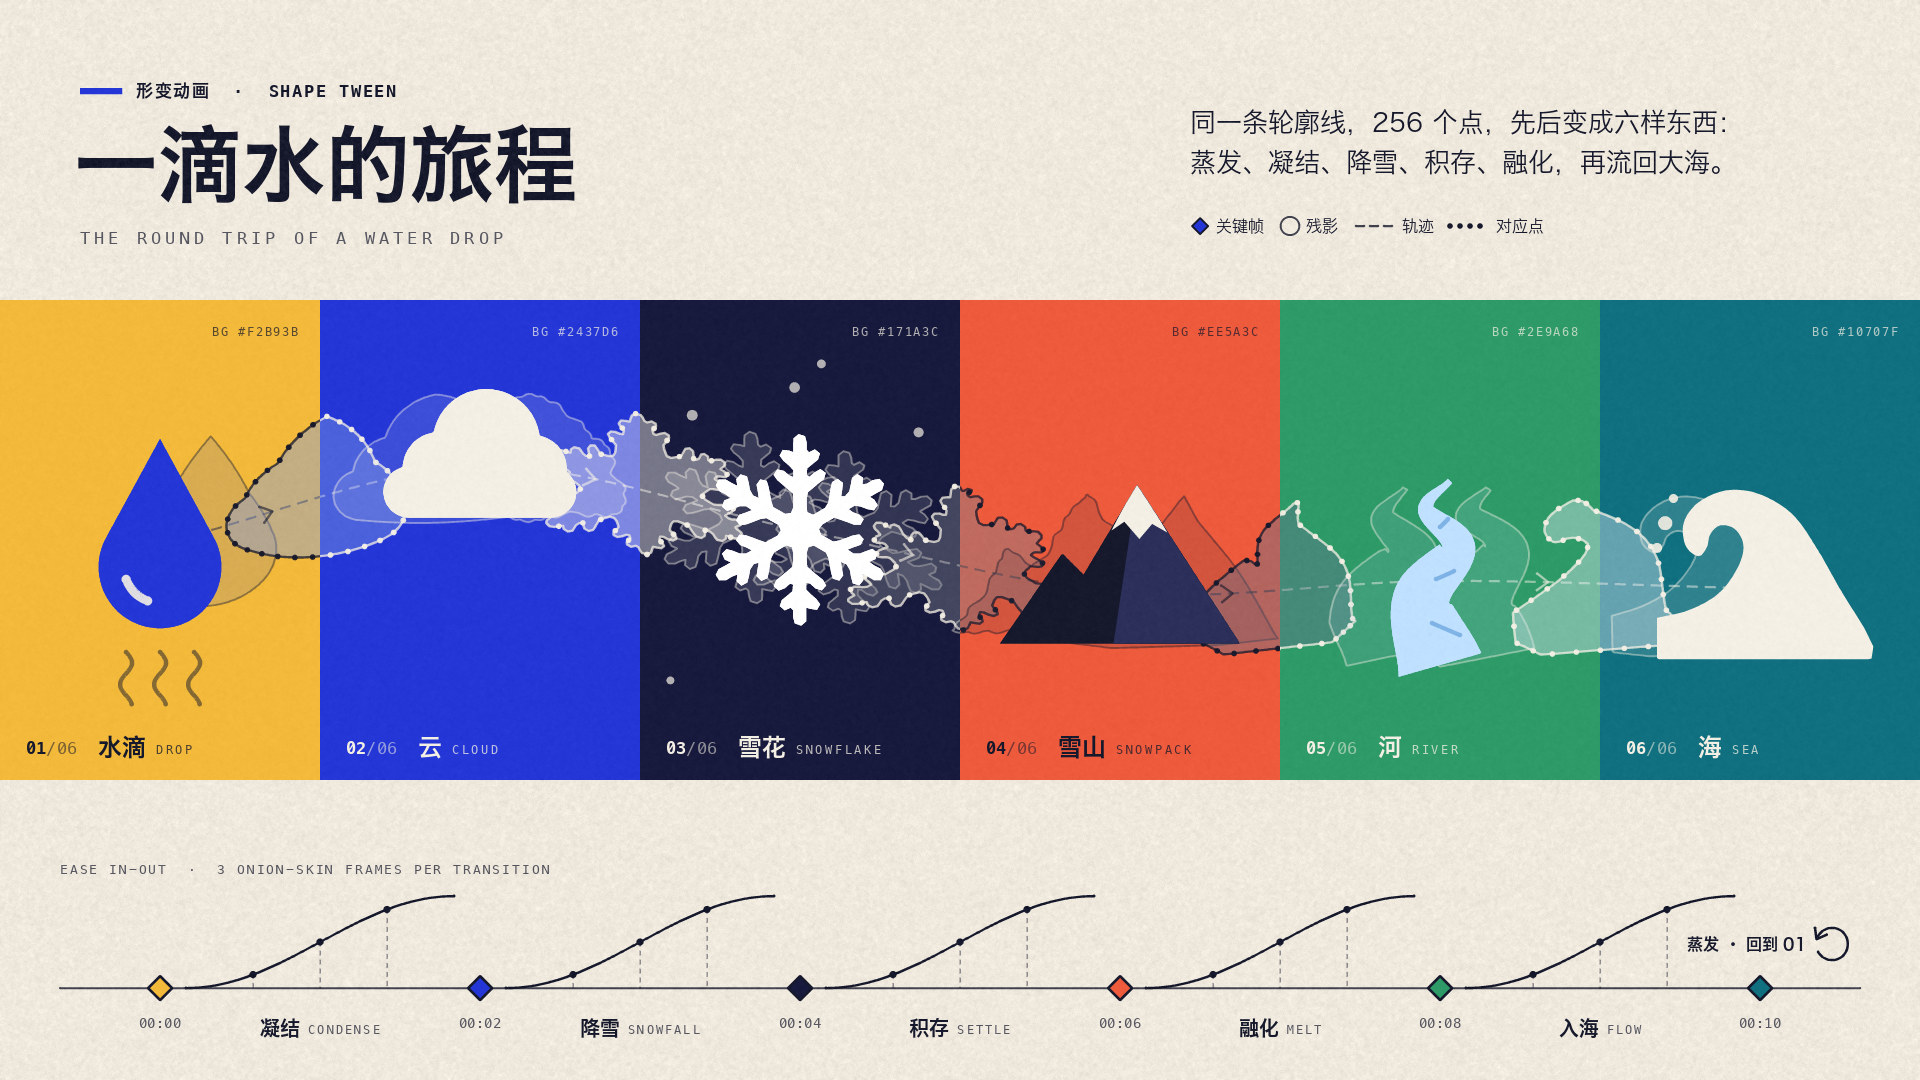

This chart was generated by the following Python code:
"""Example (shape morph): 一滴水的旅程 / A Drop's Round Trip — the water cycle told by one outline.
A single 256-point outline turns into six things in a row -- a drop, a cloud, a snowflake, a snowy peak, a river,
a breaking wave -- and the background colour switches with it. The poster freezes the animation like a film
strip: six flat colour panels, the solid keyframe in each, onion-skin ghosts of the in-between frames (bunched
near the keys, spread out in the middle because of the easing), squash & stretch in the fast middle, a dashed
motion path through the centroids, the resampled points dotted on every middle frame, and an animation timeline
underneath with keyframe diamonds and the ease curve of every transition. No image model.
python3 morph_water_cycle.py [out.png] [--stages DIR]
"""
import os, sys
sys.path.insert(0, os.path.join(os.path.dirname(os.path.abspath(__file__)), '..', 'lib'))
import numpy as np
from morph import Morph, INK

out = sys.argv[1] if len(sys.argv) > 1 and not sys.argv[1].startswith('--') else 'morph_water_cycle.png'
stages = sys.argv[sys.argv.index('--stages') + 1] if '--stages' in sys.argv else None

PAPER, CREAM, BLUE = '#efe9dd', '#f4efe4', '#2437d6'
m = Morph(1920, 1080, seed=6)
m.paper(PAPER)

Y0, Y1, PW = 300, 780, 320                              # the film strip: six panels, 320 px each
EASE = 'sine'
U = [0.25, 0.5, 0.75]                                   # frame times of the ghosts (even in time)
# name, label, english, (cx, cy, size), background, shape colour, ink on this background
KEYS = [('drop', '水滴', 'DROP', (160, 540, 180), '#f2b93b', BLUE, INK),
        ('cloud', '云', 'CLOUD', (480, 460, 214), BLUE, CREAM, CREAM),
        ('snowflake', '雪花', 'SNOWFLAKE', (800, 530, 190), '#171a3c', '#ffffff', CREAM),
        ('mountain', '雪山', 'SNOWPACK', (1120, 575, 214), '#ee5a3c', INK, INK),
        ('river', '河', 'RIVER', (1440, 575, 200), '#2e9a68', '#bfe0ff', CREAM),
        ('wave', '海', 'SEA', (1760, 585, 206), '#10707f', CREAM, CREAM)]
VERBS = [('凝结', 'CONDENSE'), ('降雪', 'SNOWFALL'), ('积存', 'SETTLE'), ('融化', 'MELT'), ('入海', 'FLOW')]

outlines = m.chain([m.shape(n, *p) for n, _, _, p, _, _, _ in KEYS])
cents = [m.centroid(P) for P in outlines]
route = m.path(cents, 60)                               # motion path through the centroids
segs = [route[60 * k:60 * (k + 1) + 1] for k in range(len(KEYS) - 1)]


def keyframe(k):
    """the solid shape of keyframe k plus the details that live inside it"""
    name, _, _, (cx, cy, sz), bg, fg, ink = KEYS[k]
    P = outlines[k]
    m.fill(P, fg)
    if name == 'drop':                                  # a highlight on the belly
        a = np.linspace(np.deg2rad(200), np.deg2rad(250), 12)
        m.stroke(np.stack([cx + 0.2 * sz * np.cos(a), cy + 0.15 * sz - 0.2 * sz * np.sin(a)], 1), CREAM, sz * 0.05, 0.9)
    if name == 'mountain':                              # a lighter right flank, snow cap with a zigzag hem
        top = P[np.argmin(P[:, 1])]
        m.fill(P, '#2b2f5a', half=((top[0], top[1]), (top[0] - 60, top[1] + 400)))
        cap = [(top[0], top[1] - 4), (top[0] + 0.14 * sz, top[1] + 0.22 * sz), (top[0] + 0.07 * sz, top[1] + 0.18 * sz),
               (top[0] + 0.01 * sz, top[1] + 0.25 * sz), (top[0] - 0.06 * sz, top[1] + 0.17 * sz),
               (top[0] - 0.12 * sz, top[1] + 0.21 * sz)]
        m.fill(np.array(cap), CREAM, clip=P)
    if name == 'river':                                 # current lines on the water
        for (x0, y0, x1, y1) in [(-0.04, 0.24, 0.1, 0.3), (-0.02, 0.02, 0.07, -0.02), (0.0, -0.24, 0.04, -0.28)]:
            m.stroke([(cx + x0 * sz, cy + y0 * sz), (cx + x1 * sz, cy + y1 * sz)], '#7fb3e6', sz * 0.022, 1.0)


def extras(k):
    """details around keyframe k that are drawn once"""
    name, _, _, (cx, cy, sz), bg, fg, ink = KEYS[k]
    if name == 'drop':                                  # heat shimmer under the drop: it is evaporating
        for dx in (-34, 0, 34):
            y = np.linspace(0, 1, 30)
            m.stroke(np.stack([cx + dx + 6 * np.sin(y * 2 * np.pi * 1.2), cy + 112 + y * 52], 1), ink, 4.5, 0.5)
    if name == 'snowflake':                             # a few flakes still falling
        r = np.random.default_rng(3)
        for _ in range(9):
            x, y = r.uniform(k * PW + 30, (k + 1) * PW - 30), r.uniform(Y0 + 30, Y1 - 90)
            if np.hypot(x - cx, y - cy) > sz * 0.62: m.dot(x, y, r.uniform(3, 6), CREAM, 0.7)
    if name == 'wave':                                  # spray off the lip
        for dx, dy, rr in [(-0.46, -0.3, 7), (-0.5, -0.18, 5), (-0.42, -0.42, 4.5)]:
            m.dot(cx + dx * sz, cy + dy * sz, rr, CREAM, 0.9)


def label(k):
    name, cn, en, _, bg, fg, ink = KEYS[k]
    x = k * PW + 26
    m.text('BG ' + bg.upper(), (k + 1) * PW - 22, Y0 + 36, 12, ink, 'mono', anchor='r', spacing=1.5, alpha=0.7)
    w = m.text(f'{k + 1:02d}', x, Y1 - 26, 17, ink, 'mono_bold')
    m.text(f'/{len(KEYS):02d}', x + w, Y1 - 26, 17, ink, 'mono', alpha=0.55)
    m.text(cn, x + 72, Y1 - 24, 24, ink, 'cjk_bold')
    m.text(en, x + 72 + m.text_width(cn, 24, 'cjk_bold') + 10, Y1 - 26, 12, ink, 'mono', spacing=2.5, alpha=0.75)


def transition(k):
    """onion skin from keyframe k to k+1: ghosts, the sampled points of the middle frame, a path chevron"""
    A, B = outlines[k], outlines[k + 1]
    fa, fb = KEYS[k][5], KEYS[k + 1][5]
    for u in U:
        s = float(m.ease(u, EASE))
        c, d = m.along(segs[k], s)
        G = m.tween(A, B, s, at=c, stretch=0.16 * np.sin(np.pi * s), direction=d)
        mid = u == 0.5
        m.ghost(G, fill=m.mix(fa, fb, s), fill_alpha=0.42 if mid else 0.14, line_alpha=0.75 if mid else 0.42,
                width=2.6 if mid else 2.0)
        if mid: m.points(G, every=8, r=2.8, alpha=0.95)
    c, d = m.along(segs[k], 0.34)
    m.chevron(c[0], c[1], d, 11, None, 2.6, 0.6)


# ---- header
m.fill(np.array([(80, 88), (122, 88), (122, 94), (80, 94)]), BLUE)
m.text('形变动画  ·  SHAPE TWEEN', 136, 97, 17, INK, 'mono_bold', spacing=1.5)
m.text('一滴水的旅程', 74, 196, 84, INK, 'cjk_bold')
m.text('THE ROUND TRIP OF A WATER DROP', 80, 244, 17, INK, 'mono', spacing=4, alpha=0.7)
m.text('同一条轮廓线，256 个点，先后变成六样东西：', 1190, 132, 26, INK, 'cjk')
m.text('蒸发、凝结、降雪、积存、融化，再流回大海。', 1190, 172, 26, INK, 'cjk')
lx = 1192                                               # legend
m.diamond(lx + 8, 226, 8, fill=BLUE, line=INK, width=2)
lx += 40 + m.text('关键帧', lx + 24, 232, 16, INK, 'cjk')
m.outline(m.shape('circle', lx + 10, 226, 20), INK, 2, 0.8)
lx += 44 + m.text('残影', lx + 26, 232, 16, INK, 'cjk')
m.trail(np.array([(lx, 226), (lx + 36, 226)]), INK, 2.2, dash=(8, 6), alpha=0.8)
lx += 62 + m.text('轨迹', lx + 46, 232, 16, INK, 'cjk')
for i in range(4): m.dot(lx + i * 10, 226, 2.6, INK)
m.text('对应点', lx + 46, 232, 16, INK, 'cjk')
m.stage('title')

# ---- the strip, panel by panel
for k in range(len(KEYS)):
    m.panel(k * PW, Y0, (k + 1) * PW, Y1, KEYS[k][4], ink=KEYS[k][6])
    if k > 0:
        m.trail(segs[k - 1], None, 2.2, dash=(9, 9), alpha=0.5)
        transition(k - 1)
        keyframe(k - 1)                                  # the previous key stays on top of its own ghosts
    keyframe(k)
    extras(k)
    label(k)
    m.stage(f'{k + 1:02d}_{KEYS[k][0]}')

# ---- timeline: keyframe diamonds and the ease curve of every transition
TY, TH = 988, 92
m.outline(np.array([(60, TY), (1860, TY)]), INK, 2.0, 0.8, closed=False)
for k in range(len(KEYS)):
    x = k * PW + PW / 2
    if k < len(KEYS) - 1:
        m.ease_curve(x + 26, TY, x + PW - 26, TY - TH, EASE, INK, 2.6, ticks=U, tick_colour=INK)
        cn, en = VERBS[k]
        w = m.text_width(cn, 20, 'cjk_bold') + 8 + m.text_width(en, 12, 'mono', 2)
        m.text(cn, x + PW / 2 - w / 2, 1036, 20, INK, 'cjk_bold')
        m.text(en, x + PW / 2 - w / 2 + m.text_width(cn, 20, 'cjk_bold') + 8, 1034, 12, INK, 'mono', spacing=2, alpha=0.7)
    m.diamond(x, TY, 12, fill=KEYS[k][4], line=INK, width=2.4)
    m.text(f'00:{k * 2:02d}', x, TY + 40, 14, INK, 'mono', anchor='m', alpha=0.7)
a = np.linspace(np.deg2rad(-150), np.deg2rad(150), 40)       # loop back to 01
m.outline(np.stack([1832 + 16 * np.cos(a), TY - 44 - 16 * np.sin(a)], 1), INK, 2.6, closed=False)
m.chevron(1832 + 16 * np.cos(a[-1]), TY - 44 - 16 * np.sin(a[-1]), 240, 9, INK, 2.6, 1.0)
m.text('蒸发 · 回到 01', 1806, TY - 38, 16, INK, 'cjk_bold', anchor='r')
m.text('EASE IN-OUT  ·  3 ONION-SKIN FRAMES PER TRANSITION', 60, TY - TH - 22, 13, INK, 'mono', spacing=2, alpha=0.7)

m.save(out, stages_dir=stages)
print('saved', out)
